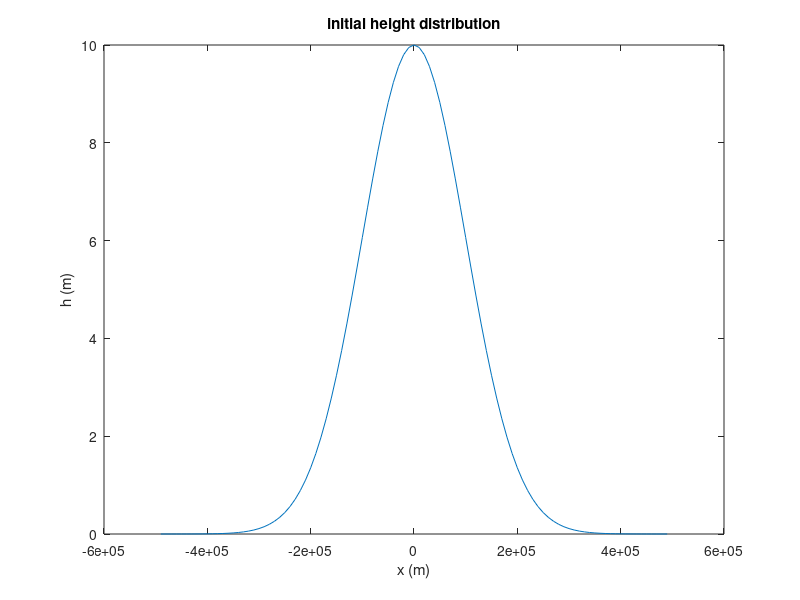

Write the MATLAB code that produced this figure. (Note: this script raises an error after producing the figure.)
% ==================================================================================================================================================
% MAIN scripts of the exercise for linear advection model
% ==================================================================================================================================================
% GIVEN parameter settings:
params.idim = 99;
params.del_x = 10000; % m
params.del_t = 300; % s
params.U_const = 10; % m/s
% and the initial height field: 
% h(x) = h_0*exp(-(x-x_0)^2/(2*sigma^2)), 
h_0 = 10; % 10 m
sigma = 100*1000; % 100 km

%% exercise 1. initial height distribution
% initialize the grids on x-axis, 
% for convenience, grid is centered at x_0 = 0
half_len = ((params.idim - 1) / 2) * params.del_x; % scalar
x_grid = linspace(-half_len, half_len, params.idim); % vector, linspace(point interval pair-begin, point interval pair-end, number of points)
h_init = h_0 * exp(-x_grid.^2 / (2 * sigma^2)); % vector operation

figure
plot(x_grid,h_init);
title("initial height distribution");
xlabel("x (m)");
ylabel("h (m)");
ylim([0 10]);

save_figure("ex1")

%% exercise 2. initial height tendency
h_tend = height_tendency(h_init, params.del_x, params.U_const); % function height_tendency(h_t, del_x, U_const) is defined at the end

figure
fig = plot(x_grid(2:end-1),h_tend);
title("initial height tendency");
xlabel("x (m)");
ylabel("∂h/∂t (m/s)");

save_figure('ex2')

%% exercise 3.1 run the model for 10 time steps applying constant b.c.; 
% return a plot of h at the initial and final times (in the same plot).
params.ts = 10; % total number of time steps
h_tx = linear_advection_model(h_init, params, 'constant');

figure
fig_0 = plot(x_grid,h_tx(1,:));
hold on
fig_ts = plot(x_grid,h_tx(end,:));
title("height distribution");
xlabel("x (m)");
ylabel("h (m)");
ylim([0 10]);
legend([fig_0,fig_ts],"initial","final")

save_figure('ex3-1')

%% exercise 3.2 run the model for 100 time steps applying constant b.c.; 
% return a plot of h at the initial and final times (in the same plot).
params.ts = 100;
h_tx = linear_advection_model(h_init, params, 'constant');

figure
fig_0 = plot(x_grid,h_tx(1,:));
hold on
fig_ts = plot(x_grid,h_tx(end,:));
title("height distribution");
xlabel("x (m)");
ylabel("h (m)");
ylim([0 10]);
legend([fig_0,fig_ts],"initial","final")

save_figure('ex3-2')

%% exercise 4.1 run the model for 100 time steps applying periodic b.c.; 
% return a plot of h at the initial and final times (in the same plot).
params.ts = 100;
h_tx = linear_advection_model(h_init, params, 'periodic');

figure
fig_0 = plot(x_grid,h_tx(1,:));
hold on
fig_ts = plot(x_grid,h_tx(end,:));
title("height distribution");
xlabel("x (m)");
ylabel("h (m)");
ylim([0 10]);
legend([fig_0,fig_ts],"initial","final")

save_figure('ex4-1')

%% Exercise 4.2 make a long run so that the perturbation propagates many times around the grid. 
% plot distribution of h at the initial time and after [320, 640, 960,…, 2880] time steps in the same plot.
params.ts = 2880;
h_tx = linear_advection_model(h_init, params, 'periodic');

figure
for time_step = 0:320:2880
    fig_t = plot(x_grid,h_tx(time_step+1,:));
    hold on
end
title("height distribution");
xlabel("x (m)");
ylabel("h (m)");
legend("initial","320","640","960","1280","1600","1920","2240","2560","2880");

save_figure('ex4-2')

%% =================================================================================================================================================
% FUNCTIONS: ∂h/∂t + U * ∂h/∂x = 0, U_const is constant
% ==================================================================================================================================================
% height tendency at time t, ∂h/∂t = -U * ∂h/∂x
function h_tend = height_tendency(h_t, del_x, U_const)
    % h_tend : height tendency at time t
    % h_t : height distribution at t time step
    % del_x : grid spacing on x-axis
    % U_const : constant velocity on x-axis

    % height gradient on x at time t
    h_grad_x = (h_t(3:end) - h_t(1:end-2)) / (2 * del_x); 
    % discretization at central difference, vector operation
    % ∂h/∂x ≈ (h(x + Δx) - h(x - Δx)) / (2 * Δx)

    % height tendency at time t
    h_tend = -U_const * h_grad_x;
    % ∂h/∂t = -U * ∂h/∂x
end

% time extrapolation
% forward Euler: h(t+1) = h(t) + del_t * h_tend, 2:end-1
function h_next = forward_euler(h_t, h_tend, del_t)
    % h_next : height distribution at t+1 time step
    % h_t : height distribution at t time step
    % h_tend : height tendency at time t
    % del_t : time step

    h_next = h_t(2:end-1) + del_t * h_tend;
end

% leap-frog: h(t+1) = h(t-1) + 2 * del_t * h_tend, 2:end-1
function h_next = leap_frog(h_prev, h_tend, del_t)
    % h_next : height distribution at t+1 time step
    % h_prev : height distribution at t-1 time step
    % h_tend : height tendency at time t
    % del_t : time step

    h_next = h_prev(2:end-1) + 2 * del_t * h_tend;
end

% boundary conditions
function h_t = apply_boundary_condition(h_init, h_t, bc_type)
    % h_t : height distribution at t time step, boundary values are updated in this function
    % h_init : height distribution at initial time step
    % bc_type : boundary condition types, string, 'constant'||'periodic'
    % constant b.c. : the height values at the boundary are fixed 
    % periodic b.c. : the height values at the boundary are updated by the penultimate points

    switch lower(bc_type)
        % convert 'text' to lower case

        case 'constant'
            % constant b.c.
            h_t(1)   = h_init(1);     
            h_t(end) = h_init(end);   
            
        case 'periodic' 
            % periodic b.c.
            % h(1) = h(end-1)
            % h(end) = h(2)
            h_t(1)   = h_t(end-1); 
            h_t(end) = h_t(2);     
    end
end


% linear advection model
function h_tx = linear_advection_model(h_init, params, bc_type)
    % h_tx : h(time step, x-axis), array, size (ts+1) x idim
    % h_init : height distribution at initial time step
    % params : parameters, struct
    % params.del_x : grid spacing
    % params.del_t : time step 
    % params.U_const : constant velocity on x-axis
    % params.ts : total number of time steps
    % bc_type : boundary condition types, string, 'constant'||'periodic'

    % 1. preallocate
    h_tx = zeros(params.ts + 1, params.idim); % 1-based index in MATLAB
    h_tx(1, :) = h_init;

    % 2. first step (t = 0 -> 1): forward Euler
    % time extrapolation
    h_tend = height_tendency(h_tx(1, :), params.del_x, params.U_const);
    h_tx(2, 2:end-1) = forward_euler(h_tx(1, :), h_tend, params.del_t); 
    % update boundary
    h_tx(2, :) = apply_boundary_condition(h_init, h_tx(2, :), bc_type);

    % 3. steps 2 and later: leap_frog
    for t = 2:params.ts
        % time extrapolation
        h_tend = height_tendency(h_tx(t, :), params.del_x, params.U_const);
        h_tx(t+1, 2:end-1) = leap_frog(h_tx(t-1, :), h_tend, params.del_t);
        % update boundary
        h_tx(t+1, :) = apply_boundary_condition(h_init, h_tx(t+1, :), bc_type);
    end
end

% Save current figure 
function save_figure(file_name)
    fig = gcf; % get current figure
    set(fig, 'Units', 'inches', 'Position', [1, 1, 10, 5]);
    set(fig, 'PaperUnits', 'inches', 'PaperPosition', [0, 0, 10, 5]);
    
    print(fig, file_name, '-dpng', '-r192'); % ., ., format, resolution
end
